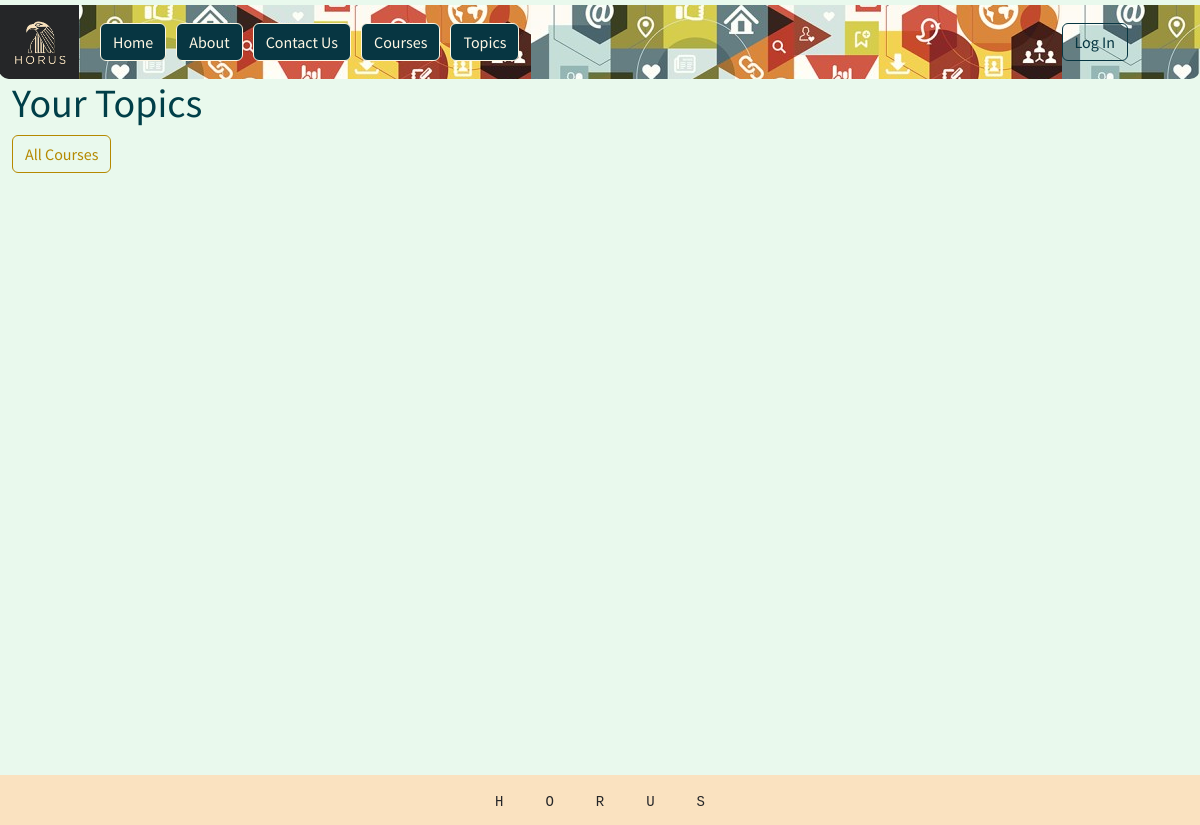
Before: /courses/list_lecture/ with the older database file.
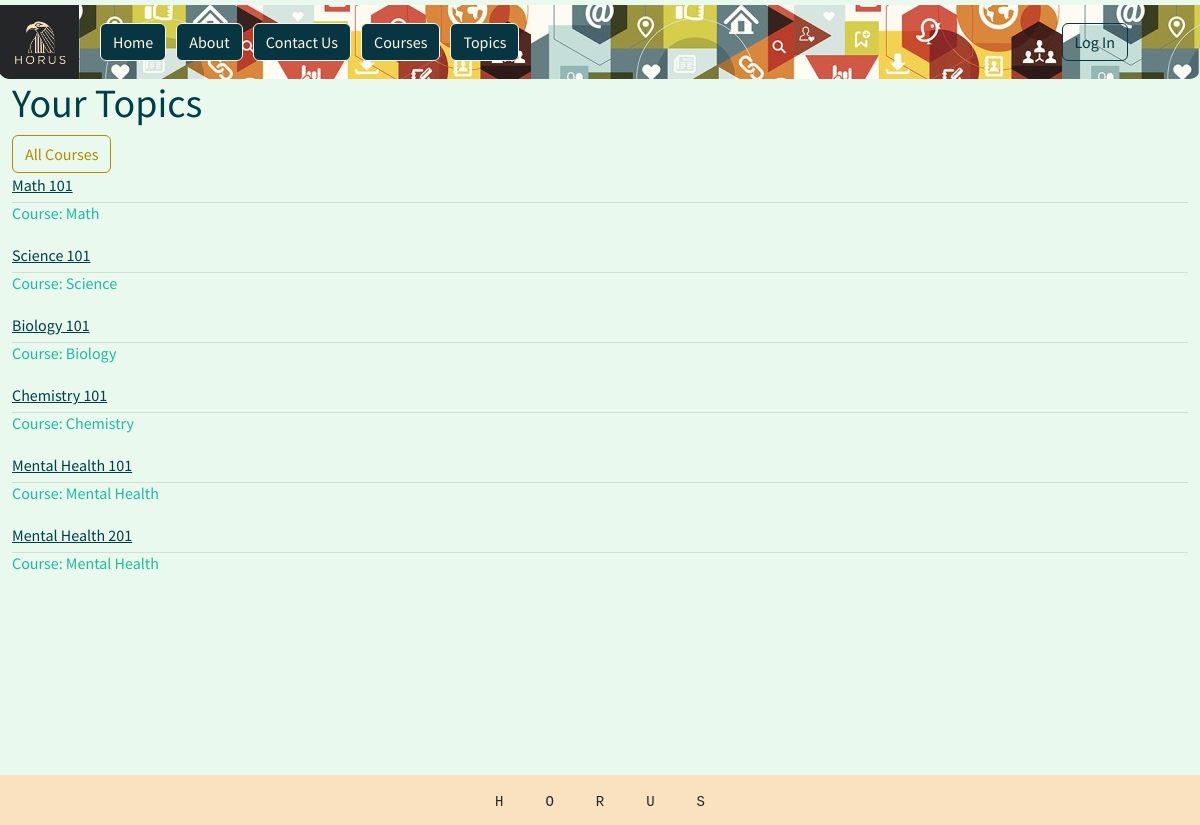
After: the same page with the newer database file.
### courses/models.py (models this page shows, shortened)
class Lecture(models.Model):
    title = models.CharField(max_length=128)
    body = models.TextField()
    created_on = models.DateTimeField(auto_now_add=True)
    instructor = models.ForeignKey(User, on_delete=models.CASCADE, related_name="courses")
    course = models.ForeignKey(Course, on_delete=models.CASCADE, related_name="lectures")

class Course(models.Model):
    course= models.CharField(max_length=128)
    students = models.ManyToManyField(User, related_name="assigned_courses", blank=True, null=True)
    def __str__(self):
        return self.course

### courses/views.py (the view)
# urls.py: path("list_lecture/", LectureListView.as_view(), name="list_lecture"),
class LectureListView(ListView):
    template_name = "courses/list_lecture.html"
    model = Lecture

### templates/courses/list_lecture.html (shortened to what this page needs)
{% extends 'base.html' %}
{% load static %}
{% block css %}
<link rel="stylesheet" href="{% static 'css/courses.css' %}">
{% endblock css %}
{% block content %}
<div class="list-courses">
    <div class="head">
        <h1>Your Topics</h1>
        <a href="{% url 'list_course' %}" class="btn btn-outline-primary">
            All Courses</a>
    </div>
    {% for lecture in lecture_list %}
    <div class="courses2">
        <a class="lectures1" href="{% url 'detail_lecture' lecture.id %}">{{lecture.title}}</a>
        <hr />
        <h5>Course: {{lecture.course}}</h5>
    </div>
    {% endfor %}
</div>
{% endblock content %}

### templates/base.html (shortened to what this page needs)
{% load static %}
<!DOCTYPE html>
<html lang="en">
<head>
    <link rel="stylesheet" href="https://cdn.jsdelivr.net/npm/bootstrap@5.3.3/dist/css/bootstrap.min.css">
    <link rel="stylesheet" href="https://cdnjs.cloudflare.com/ajax/libs/font-awesome/6.7.1/css/all.min.css">
    <link rel="stylesheet" href="https://bootswatch.com/5/solar/bootstrap.min.css">
    <link rel="stylesheet" href="{% static 'css/base.css' %}">
    <link rel="stylesheet" href="{% static 'css/navbar.css' %}">
    <link rel="stylesheet" href="{% static 'css/contact.css' %}">
    {% block css %}
    {% endblock css %}
</head>
<body>
    {% include 'navbar.html' %}
    <main class="container-fluid">
        {% block content %}
        {% endblock content %}
    </main>
    <footer>
        <pre>H     O     R     U     S</pre>
    </footer>
</body>
</html>

### templates/navbar.html (shortened to what this page needs)
{% load static %}
<nav class="navbar navbar-expand-lg" data-bs-theme="dark">
    <div class="container-fluid">
        <a class="navbar-brand" href="{% url 'home' %}">
            <img class="nav-img" src="{% static 'images/logo1_1.png' %}">
        </a>
        <div class="collapse navbar-collapse" id="navbarSupportedContent">
            <ul class="navbar-nav me-auto mb-2 mb-lg-0">
                <li class="nav-item">
                    <a class="d-flex btn btn-dark btn-outline-light" aria-current="page"
                        href="{% url 'home' %}">Home</a>
                </li>
                <li class="nav-item">
                    <a class="d-flex btn btn-dark btn-outline-light" aria-current="page"
                        href="{% url 'about' %}">About</a>
                </li>
                <li class="nav-item">
                    <a class="d-flex btn btn-dark btn-outline-light" aria-current="page"
                        href="{% url 'contact' %}">Contact Us</a>
                </li>
                <li>
                    <a class="d-flex btn btn-dark btn-outline-light" aria-current="page"
                        href="{% url 'list_course' %}">Courses</a>
                </li>
                <li class="nav-item">
                    <a class="d-flex btn btn-dark btn-outline-light" aria-current="page"
                        href="{% url 'list_lecture' %}">
                        Topics</a>
                </li>
            </ul>
            <div class="login-dropdown">
                <div class="d-flex" role="login">
                    {% if user.is_authenticated %}
                    <div class="nav-item dropdown">
                        <button class="btn btn-dark dropdown-toggle" href="#" role="button" data-bs-toggle="dropdown"
                            aria-expanded="false">
                            {{ user.username }}
                        </button>
                        <ul class="dropdown-menu">
                            <li><a class="dropdown-item" href="{% url 'create_course' %}">Create Course</a></li>
                            <li><a class="dropdown-item" href="{% url 'create_lecture' %}">Create Topic</a></li>
                            <li>
                                <hr class="dropdown-divider">
                            </li>
                            <li><a class="dropdown-item" href="{% url 'logout' %}">Logout</a></li>
                        </ul>
                    </div>
                    {% else %}
                    <a href="{% url 'login' %}" class="btn btn-outline-dark">Log In</a>
                    {% endif %}
                </div>
            </div>
        </div>
    </div>
</nav>

### static/css/base.css (style rules this page uses)
:root { --primary-color-1: rgb(110, 197, 183); --primary-color-2: rgb(31, 187, 161); --secondary-color-1: rgba(153, 227, 171, 0.208); --secondary-color-2: rgba(0, 0, 0, 0.605); --text-color-1: rgb(175, 242, 239); --text-color-2: rgb(31, 187, 161); --text-color-3: rgba(0, 139, 139, 0.959); --text-color-4: rgb(44, 45, 45); --text-color-5: rgba(0, 62, 72, 0.729); --text-color-6: rgb(0, 63, 72); --bk-color-1: rgb(37, 38, 40); --bk-color-2: rgb(250, 226, 192); --bk-color-3: rgb(224, 197, 219); }
html, body { padding: 0; margin: 0; min-height: 100vh; }
nav { background-color: var(--primary-color-1); }
li { margin: 5px; }
body { background-color: var(--secondary-color-1); }
main { min-height: calc(100vh - 104px); }
footer { max-height: 50px; background-color: var(--bk-color-2); color: var(--secondary-color-2); padding: 12px 0 12px 0; text-align: center; }
pre { margin-top: 5px; color: var(--bk-color-1); }

### static/css/navbar.css (style rules this page uses)
.navbar { margin-top: 5px; border-radius: 0px 0px 10px 10px; background-image: url('/static/images/backgroundnav.jpg'); background-color: rgba(255, 255, 255, 0.5); }
.navbar .login-dropdown { margin-right: 60px; }
.navbar img { max-width: 80px; border-radius: 0px 0px 0px 10px; margin-top: -13px; margin-bottom: -13px; margin-left: -13px; }

### static/css/courses.css (style rules this page uses)
.courses2 hr { margin-top: 5px; }
h1 { color: var(--text-color-6); }
h5 { color: var(--text-color-2); margin-top: -15px; margin-bottom: 20px; font-size: medium; }
.courses2 a { color: var(--text-color-6); }

Changed rows visible on the page:
added Lecture: title "Math 101", course "Math"
added Lecture: title "Science 101", course "Science"
added Lecture: title "Biology 101", course "Biology"
added Lecture: title "Chemistry 101", course "Chemistry"
added Lecture: title "Mental Health 101", course "Mental Health"
added Lecture: title "Mental Health 201", course "Mental Health"
